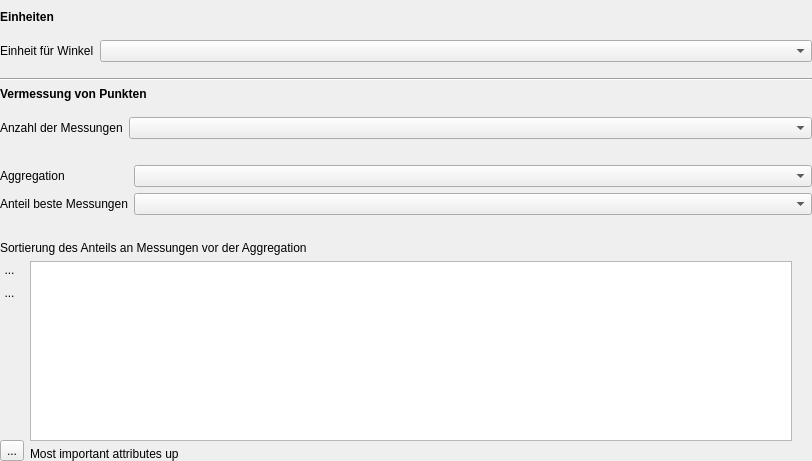
<?xml version="1.0" encoding="UTF-8"?>
<ui version="4.0">
 <class>Form</class>
 <widget class="QWidget" name="Form">
  <property name="geometry">
   <rect>
    <x>0</x>
    <y>0</y>
    <width>812</width>
    <height>461</height>
   </rect>
  </property>
  <property name="windowTitle">
   <string>Form</string>
  </property>
  <layout class="QVBoxLayout" name="verticalLayout_2">
   <property name="leftMargin">
    <number>0</number>
   </property>
   <property name="topMargin">
    <number>10</number>
   </property>
   <property name="rightMargin">
    <number>0</number>
   </property>
   <property name="bottomMargin">
    <number>0</number>
   </property>
   <item>
    <widget class="QLabel" name="label_7">
     <property name="font">
      <font>
       <weight>75</weight>
       <bold>true</bold>
      </font>
     </property>
     <property name="text">
      <string>Einheiten</string>
     </property>
    </widget>
   </item>
   <item>
    <layout class="QFormLayout" name="formLayout">
     <property name="topMargin">
      <number>10</number>
     </property>
     <property name="bottomMargin">
      <number>10</number>
     </property>
     <item row="0" column="0">
      <widget class="QLabel" name="label_5">
       <property name="text">
        <string>Einheit für Winkel</string>
       </property>
      </widget>
     </item>
     <item row="0" column="1">
      <widget class="QComboBox" name="lfbDegUnit"/>
     </item>
    </layout>
   </item>
   <item>
    <widget class="Line" name="line">
     <property name="orientation">
      <enum>Qt::Horizontal</enum>
     </property>
    </widget>
   </item>
   <item>
    <widget class="QLabel" name="label_6">
     <property name="font">
      <font>
       <weight>75</weight>
       <bold>true</bold>
      </font>
     </property>
     <property name="text">
      <string>Vermessung von Punkten</string>
     </property>
    </widget>
   </item>
   <item>
    <layout class="QFormLayout" name="formLayout_3">
     <property name="topMargin">
      <number>10</number>
     </property>
     <item row="0" column="0">
      <widget class="QLabel" name="label">
       <property name="text">
        <string>Anzahl der Messungen</string>
       </property>
      </widget>
     </item>
     <item row="0" column="1">
      <widget class="QComboBox" name="lfbSettingsMeassurements"/>
     </item>
    </layout>
   </item>
   <item>
    <layout class="QFormLayout" name="formLayout_4">
     <property name="topMargin">
      <number>20</number>
     </property>
     <property name="bottomMargin">
      <number>0</number>
     </property>
     <item row="0" column="0">
      <widget class="QLabel" name="label_2">
       <property name="text">
        <string>Aggregation</string>
       </property>
      </widget>
     </item>
     <item row="0" column="1">
      <widget class="QComboBox" name="lfbSettingsAggregation"/>
     </item>
     <item row="1" column="0">
      <widget class="QLabel" name="label_3">
       <property name="text">
        <string>Anteil beste Messungen</string>
       </property>
      </widget>
     </item>
     <item row="1" column="1">
      <widget class="QComboBox" name="lfbSettingsPercentBox"/>
     </item>
    </layout>
   </item>
   <item>
    <layout class="QVBoxLayout" name="verticalLayout_3">
     <property name="topMargin">
      <number>20</number>
     </property>
     <item>
      <widget class="QLabel" name="label_4">
       <property name="text">
        <string>Sortierung des Anteils an Messungen vor der Aggregation</string>
       </property>
      </widget>
     </item>
     <item>
      <layout class="QHBoxLayout" name="horizontalLayout">
       <property name="topMargin">
        <number>0</number>
       </property>
       <item>
        <layout class="QVBoxLayout" name="verticalLayout_6">
         <property name="rightMargin">
          <number>0</number>
         </property>
         <item>
          <widget class="QToolButton" name="lfbSortUpBtn">
           <property name="styleSheet">
            <string notr="true">background: transparent;
border: none;</string>
           </property>
           <property name="text">
            <string>...</string>
           </property>
          </widget>
         </item>
         <item>
          <widget class="QToolButton" name="lfbSortDownBtn">
           <property name="styleSheet">
            <string notr="true">background: transparent;
border: none;</string>
           </property>
           <property name="text">
            <string>...</string>
           </property>
          </widget>
         </item>
         <item>
          <spacer name="verticalSpacer">
           <property name="orientation">
            <enum>Qt::Vertical</enum>
           </property>
           <property name="sizeHint" stdset="0">
            <size>
             <width>20</width>
             <height>40</height>
            </size>
           </property>
          </spacer>
         </item>
         <item>
          <widget class="QToolButton" name="lfbSortResetBtn">
           <property name="text">
            <string>...</string>
           </property>
          </widget>
         </item>
        </layout>
       </item>
       <item>
        <layout class="QVBoxLayout" name="verticalLayout_7">
         <property name="rightMargin">
          <number>20</number>
         </property>
         <item>
          <widget class="QListWidget" name="lfbGpsInfoSortingList">
           <property name="editTriggers">
            <set>QAbstractItemView::NoEditTriggers</set>
           </property>
           <property name="sortingEnabled">
            <bool>false</bool>
           </property>
          </widget>
         </item>
         <item>
          <widget class="QLabel" name="label_8">
           <property name="text">
            <string>Most important attributes up</string>
           </property>
          </widget>
         </item>
        </layout>
       </item>
      </layout>
     </item>
    </layout>
   </item>
  </layout>
 </widget>
 <resources/>
 <connections/>
</ui>
